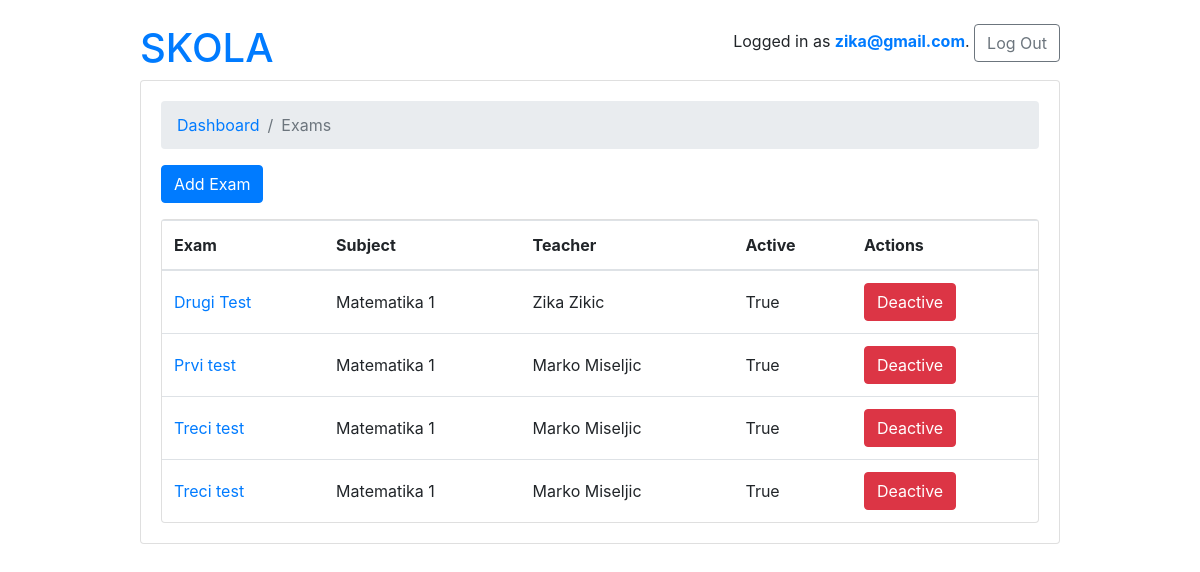
/admins/exams/ (signed in), run on the app's committed database.
### account/models.py (models this page shows, shortened)
class User(AbstractBaseUser):
    first_name = models.CharField(max_length=220)
    last_name = models.CharField(max_length=220)
    email = models.EmailField(
        verbose_name='Email address',
        max_length=255,
        unique=True
    )
    username = models.CharField(max_length=40, unique=True)
    date_joined = models.DateTimeField(verbose_name="date joined", auto_now_add=True)
    last_login = models.DateTimeField(verbose_name="last login", auto_now=True)
    is_admin = models.BooleanField(default=False)
    is_staff = models.BooleanField(default=False)
    is_superuser = models.BooleanField(default=False)
    proflie_image = models.ImageField(max_length=255, upload_to=get_profile_image_filepath, null=True, blank=True)
    is_student = models.BooleanField(default=False)
    is_teacher = models.BooleanField(default=False)
    is_active = models.BooleanField(default=True)
    objects = MyAccountManager()
    USERNAME_FIELD = 'email'
    REQUIRED_FIELDS = ['username']
    def __str__(self):
        return f'{self.first_name} {self.last_name}'

### school/models.py (models this page shows, shortened)
class Exam(models.Model):
    type = models.CharField(max_length=100)
    active = models.BooleanField(default=False)
    duration = models.IntegerField()
    nuber_of_questions = models.IntegerField()
    required_score_to_pass = models.IntegerField(help_text="required score in %")
    subject  = models.ForeignKey(Subject, on_delete=models.CASCADE)
    owner = models.ForeignKey('account.User', on_delete=models.CASCADE, related_name='exams')

class Subject(models.Model):
    name = models.CharField(max_length=220)
    school = models.ManyToManyField(School, related_name='school')
    def __str__(self):
        return self.name

### account/views.py (the view)
# urls.py: path('exams/',  AllExamsListView.as_view(), name='exams'),
@method_decorator([login_required, admin_required], name='dispatch')
class AllExamsListView(ListView):
    model = Exam
    ordering = ('type', )
    context_object_name = 'exams'
    template_name = 'admin/exams.html'
    def get_queryset(self):
        queryset = Exam.objects.all()
        return queryset

### templates/admin/exams.html
{% extends '../base.html' %}
{% block content %}
    <nav aria-label="breadcrumb">
        <ol class="breadcrumb">
            <li class="breadcrumb-item" ><a href="{% url 'admins:dashboard' %}">Dashboard</a></li>
            <li class="breadcrumb-item active" aria-current="page">Exams</li>
        </ol>
    </nav>
    <a href="{% url 'admins:exam_add_admin' %}" class="btn btn-primary mb-3" role="button">Add Exam</a>
    <div class="card">
        <table class="table mb-0">
          <thead>
            <tr>
              <th>Exam</th>
              <th>Subject</th>
              <th>Teacher</th>
              <th>Active</th>
              <th>Actions</th>
            </tr>
          </thead>
          <tbody>
            {% for exam in exams %}
              <tr>
                <td class="align-middle"><a href="{% url 'admins:exam_change_admin' exam.pk %}">{{ exam.type }}</a></td>
                <td class="align-middle">{{exam.subject}}</td>
                <td class="align-middle">{{exam.owner}}</td>
                <td class="align-middle">{{exam.active}}</td>
                <td class="align-middle">
                  {% if exam.active == False %}
                    <a type="button" class="btn btn-success float-middle" href="{% url 'admins:exam_change_activity_admin' exam.pk %}">Activate</a>
                  {% else %}
                    <a type="button" class="btn btn-danger float-middle" href="{% url 'admins:exam_change_activity_admin' exam.pk %}">Deactive</a>
                  {% endif %}
                </td>
              </tr>
            {% empty %}
              <tr>
                <td class="bg-light text-center font-italic" colspan="5">There is no any Exam yet.</td>
              </tr>
            {% endfor %}
          </tbody>
        </table>
    </div>
{% endblock content %}

### templates/base.html (shortened to what this page needs)
{% load static %}
<!doctype html>
<html lang="eng">
<head>
    <link rel="stylesheet" href="https://cdn.jsdelivr.net/npm/bootstrap@4.5.3/dist/css/bootstrap.min.css"
>
</head>
<body>
    <div class="container my-4">
        <div class="row justify-content-center">
            <div class="col-md-10 col-sm-12">
                <div class="row">
                    <div class="col-6">
                        <h1><a href="{% url 'home' %}">SKOLA</a></h1>
                    </div>
                    <div class="col-6 text-right">
                        {% if user.is_authenticated %}
                            <p>Logged in as <strong><a href="{% url 'users:profile' user.pk %}">{{user.email}}</a></strong>. <a href="{% url 'logout' %}" class="btn btn-outline-secondary btn-md" role="button">Log Out</a></p>
                        {% else %}
                            <p><a href="{% url 'login' %}" class="btn btn-light" role="button">Log in</a></p>
                        {% endif %}
                    </div>
                </div>
                <div class="card mb-3">
                    <div class="card-body">
                        {% block content %}
                        {% endblock content %}
                    </div>
                </div>
            </div>
        </div>
    </div>
</body>
</html>

### data on the page
User: email "zika@gmail.com"
Exam: type "Drugi Test", subject "Matematika 1", owner "Zika Zikic", active "True", shows "Deactive"
Exam: type "Prvi test", subject "Matematika 1", owner "Marko Miseljic", active "True", shows "Deactive"
Exam: type "Treci test", subject "Matematika 1", owner "Marko Miseljic", active "True", shows "Deactive"
Exam: type "Treci test", subject "Matematika 1", owner "Marko Miseljic", active "True", shows "Deactive"
